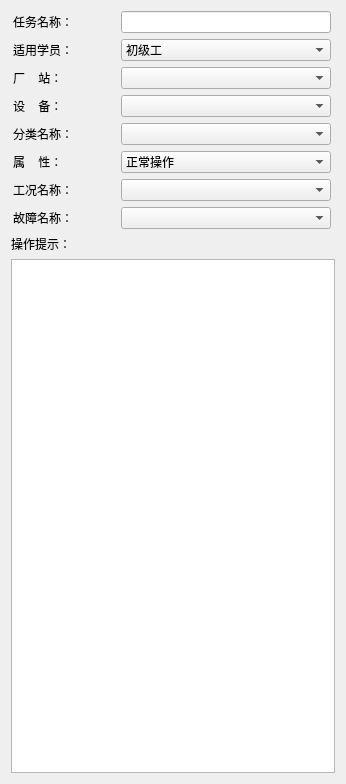
<?xml version="1.0" encoding="UTF-8"?>
<ui version="4.0">
 <class>study_list</class>
 <widget class="QWidget" name="study_list">
  <property name="geometry">
   <rect>
    <x>0</x>
    <y>0</y>
    <width>346</width>
    <height>784</height>
   </rect>
  </property>
  <property name="windowTitle">
   <string>学习任务编辑</string>
  </property>
  <layout class="QGridLayout" name="gridLayout">
   <item row="0" column="0">
    <layout class="QVBoxLayout" name="verticalLayout_2">
     <item>
      <layout class="QHBoxLayout" name="horizontalLayout">
       <item>
        <widget class="QLabel" name="label">
         <property name="minimumSize">
          <size>
           <width>100</width>
           <height>0</height>
          </size>
         </property>
         <property name="maximumSize">
          <size>
           <width>100</width>
           <height>16777215</height>
          </size>
         </property>
         <property name="styleSheet">
          <string notr="true">font: 14pt &quot;宋体&quot;;</string>
         </property>
         <property name="text">
          <string>任务名称：</string>
         </property>
        </widget>
       </item>
       <item>
        <widget class="QLineEdit" name="editName">
         <property name="sizePolicy">
          <sizepolicy hsizetype="Preferred" vsizetype="Fixed">
           <horstretch>0</horstretch>
           <verstretch>0</verstretch>
          </sizepolicy>
         </property>
         <property name="minimumSize">
          <size>
           <width>210</width>
           <height>0</height>
          </size>
         </property>
         <property name="maximumSize">
          <size>
           <width>210</width>
           <height>16777215</height>
          </size>
         </property>
        </widget>
       </item>
      </layout>
     </item>
     <item>
      <layout class="QHBoxLayout" name="horizontalLayout_13">
       <item>
        <widget class="QLabel" name="label_11">
         <property name="maximumSize">
          <size>
           <width>100</width>
           <height>16777215</height>
          </size>
         </property>
         <property name="styleSheet">
          <string notr="true">font: 14pt &quot;宋体&quot;;</string>
         </property>
         <property name="text">
          <string>适用学员：</string>
         </property>
        </widget>
       </item>
       <item>
        <widget class="QComboBox" name="editUsertype">
         <property name="minimumSize">
          <size>
           <width>210</width>
           <height>0</height>
          </size>
         </property>
         <property name="maximumSize">
          <size>
           <width>210</width>
           <height>16777215</height>
          </size>
         </property>
         <item>
          <property name="text">
           <string>初级工</string>
          </property>
         </item>
         <item>
          <property name="text">
           <string>中级工</string>
          </property>
         </item>
         <item>
          <property name="text">
           <string>高级工</string>
          </property>
         </item>
         <item>
          <property name="text">
           <string>技师以及高级技师</string>
          </property>
         </item>
        </widget>
       </item>
      </layout>
     </item>
     <item>
      <layout class="QHBoxLayout" name="horizontalLayout_6">
       <item>
        <widget class="QLabel" name="label_5">
         <property name="maximumSize">
          <size>
           <width>100</width>
           <height>16777215</height>
          </size>
         </property>
         <property name="styleSheet">
          <string notr="true">font: 14pt &quot;宋体&quot;;</string>
         </property>
         <property name="text">
          <string>厂    站：</string>
         </property>
        </widget>
       </item>
       <item>
        <widget class="QComboBox" name="editStation">
         <property name="minimumSize">
          <size>
           <width>210</width>
           <height>0</height>
          </size>
         </property>
         <property name="maximumSize">
          <size>
           <width>210</width>
           <height>16777215</height>
          </size>
         </property>
        </widget>
       </item>
      </layout>
     </item>
     <item>
      <layout class="QHBoxLayout" name="horizontalLayout_7">
       <item>
        <widget class="QLabel" name="label_6">
         <property name="maximumSize">
          <size>
           <width>100</width>
           <height>16777215</height>
          </size>
         </property>
         <property name="styleSheet">
          <string notr="true">font: 14pt &quot;宋体&quot;;</string>
         </property>
         <property name="text">
          <string>设    备：</string>
         </property>
        </widget>
       </item>
       <item>
        <widget class="QComboBox" name="editDev">
         <property name="sizePolicy">
          <sizepolicy hsizetype="Preferred" vsizetype="Fixed">
           <horstretch>0</horstretch>
           <verstretch>0</verstretch>
          </sizepolicy>
         </property>
         <property name="minimumSize">
          <size>
           <width>210</width>
           <height>0</height>
          </size>
         </property>
         <property name="maximumSize">
          <size>
           <width>210</width>
           <height>16777215</height>
          </size>
         </property>
        </widget>
       </item>
      </layout>
     </item>
     <item>
      <layout class="QHBoxLayout" name="horizontalLayout_2">
       <item>
        <widget class="QLabel" name="label_2">
         <property name="minimumSize">
          <size>
           <width>0</width>
           <height>0</height>
          </size>
         </property>
         <property name="maximumSize">
          <size>
           <width>100</width>
           <height>16777215</height>
          </size>
         </property>
         <property name="styleSheet">
          <string notr="true">font: 14pt &quot;宋体&quot;;</string>
         </property>
         <property name="text">
          <string>分类名称：</string>
         </property>
        </widget>
       </item>
       <item>
        <widget class="QComboBox" name="editGrpName">
         <property name="sizePolicy">
          <sizepolicy hsizetype="Preferred" vsizetype="Fixed">
           <horstretch>0</horstretch>
           <verstretch>0</verstretch>
          </sizepolicy>
         </property>
         <property name="minimumSize">
          <size>
           <width>210</width>
           <height>0</height>
          </size>
         </property>
         <property name="maximumSize">
          <size>
           <width>210</width>
           <height>16777215</height>
          </size>
         </property>
        </widget>
       </item>
      </layout>
     </item>
     <item>
      <layout class="QHBoxLayout" name="horizontalLayout_5">
       <item>
        <widget class="QLabel" name="label_3">
         <property name="maximumSize">
          <size>
           <width>100</width>
           <height>16777215</height>
          </size>
         </property>
         <property name="styleSheet">
          <string notr="true">font: 14pt &quot;宋体&quot;;</string>
         </property>
         <property name="text">
          <string>属    性：</string>
         </property>
        </widget>
       </item>
       <item>
        <widget class="QComboBox" name="editType">
         <property name="minimumSize">
          <size>
           <width>210</width>
           <height>0</height>
          </size>
         </property>
         <property name="maximumSize">
          <size>
           <width>210</width>
           <height>16777215</height>
          </size>
         </property>
         <item>
          <property name="text">
           <string>正常操作</string>
          </property>
         </item>
         <item>
          <property name="text">
           <string>故障处理</string>
          </property>
         </item>
        </widget>
       </item>
      </layout>
     </item>
     <item>
      <layout class="QHBoxLayout" name="horizontalLayout_3">
       <item>
        <widget class="QLabel" name="label_4">
         <property name="maximumSize">
          <size>
           <width>100</width>
           <height>16777215</height>
          </size>
         </property>
         <property name="styleSheet">
          <string notr="true">font: 14pt &quot;宋体&quot;;</string>
         </property>
         <property name="text">
          <string>工况名称：</string>
         </property>
        </widget>
       </item>
       <item>
        <widget class="QComboBox" name="editScene">
         <property name="sizePolicy">
          <sizepolicy hsizetype="Preferred" vsizetype="Fixed">
           <horstretch>0</horstretch>
           <verstretch>0</verstretch>
          </sizepolicy>
         </property>
         <property name="minimumSize">
          <size>
           <width>210</width>
           <height>0</height>
          </size>
         </property>
         <property name="maximumSize">
          <size>
           <width>210</width>
           <height>16777215</height>
          </size>
         </property>
        </widget>
       </item>
      </layout>
     </item>
     <item>
      <layout class="QHBoxLayout" name="horizontalLayout_4">
       <item>
        <widget class="QLabel" name="label_8">
         <property name="maximumSize">
          <size>
           <width>100</width>
           <height>16777215</height>
          </size>
         </property>
         <property name="styleSheet">
          <string notr="true">font: 14pt &quot;宋体&quot;;</string>
         </property>
         <property name="text">
          <string>故障名称：</string>
         </property>
        </widget>
       </item>
       <item>
        <widget class="QComboBox" name="editFault">
         <property name="minimumSize">
          <size>
           <width>210</width>
           <height>0</height>
          </size>
         </property>
         <property name="maximumSize">
          <size>
           <width>210</width>
           <height>16777215</height>
          </size>
         </property>
        </widget>
       </item>
      </layout>
     </item>
     <item>
      <layout class="QVBoxLayout" name="verticalLayout">
       <item>
        <widget class="QLabel" name="label_7">
         <property name="sizePolicy">
          <sizepolicy hsizetype="Preferred" vsizetype="Preferred">
           <horstretch>0</horstretch>
           <verstretch>0</verstretch>
          </sizepolicy>
         </property>
         <property name="styleSheet">
          <string notr="true">font: 14pt &quot;宋体&quot;;</string>
         </property>
         <property name="text">
          <string>操作提示：</string>
         </property>
        </widget>
       </item>
       <item>
        <widget class="QTextEdit" name="editRemark">
         <property name="sizePolicy">
          <sizepolicy hsizetype="Preferred" vsizetype="Expanding">
           <horstretch>0</horstretch>
           <verstretch>0</verstretch>
          </sizepolicy>
         </property>
         <property name="maximumSize">
          <size>
           <width>16777215</width>
           <height>16777215</height>
          </size>
         </property>
         <property name="styleSheet">
          <string notr="true">font: 14pt &quot;宋体&quot;;</string>
         </property>
        </widget>
       </item>
      </layout>
     </item>
    </layout>
   </item>
  </layout>
  <zorder>editRemark</zorder>
  <zorder>label_7</zorder>
  <zorder>layoutWidget</zorder>
  <zorder>layoutWidget</zorder>
  <zorder>layoutWidget</zorder>
  <zorder>layoutWidget</zorder>
  <zorder>layoutWidget</zorder>
  <zorder>layoutWidget</zorder>
  <zorder>layoutWidget</zorder>
  <zorder>layoutWidget</zorder>
  <zorder>label_11</zorder>
  <zorder>label_5</zorder>
  <zorder>editStation</zorder>
  <zorder>editScene</zorder>
  <zorder>label_4</zorder>
  <zorder>editName</zorder>
  <zorder>label</zorder>
  <zorder>label_8</zorder>
  <zorder>editFault</zorder>
  <zorder>label_6</zorder>
  <zorder>editDev</zorder>
 </widget>
 <resources/>
 <connections/>
</ui>
